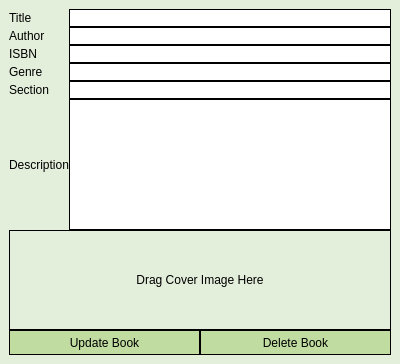
<?xml version="1.0" encoding="UTF-8"?>
<ui version="4.0">
 <class>ModifyBookView</class>
 <widget class="QWidget" name="ModifyBookView">
  <property name="geometry">
   <rect>
    <x>0</x>
    <y>0</y>
    <width>400</width>
    <height>364</height>
   </rect>
  </property>
  <property name="windowTitle">
   <string>Form</string>
  </property>
  <property name="styleSheet">
   <string notr="true">#ModifyBookView{
background-color: rgb(227, 238, 219);
}

QLabel{
	color: rgb(0, 0, 0);
	font: 700 9pt &quot;Segoe UI&quot;;
}

QLineEdit{
	font: 9pt &quot;Segoe UI&quot;;
	background-color: rgb(255, 255, 255);
	border: 1px solid;
	color: rgb(0, 0, 0);
}

QPushButton{
	border: 1px solid;
	color: rgb(0, 0, 0);
	font: 700 9pt &quot;Segoe UI&quot;;
	background-color: rgb(192, 220, 161);
}

QTextEdit{
	font: 9pt &quot;Segoe UI&quot;;
	background-color: rgb(255, 255, 255);
	border: 1px solid;
	color: rgb(0, 0, 0);
}</string>
  </property>
  <layout class="QVBoxLayout" name="verticalLayout_2">
   <property name="leftMargin">
    <number>9</number>
   </property>
   <property name="topMargin">
    <number>9</number>
   </property>
   <property name="rightMargin">
    <number>9</number>
   </property>
   <property name="bottomMargin">
    <number>9</number>
   </property>
   <item>
    <layout class="QVBoxLayout" name="viewBackground" stretch="2">
     <property name="spacing">
      <number>0</number>
     </property>
     <item>
      <layout class="QVBoxLayout" name="bookInfoLayout">
       <item>
        <layout class="QGridLayout" name="inputsLayout">
         <item row="2" column="1">
          <widget class="QLineEdit" name="isbnLineEdit"/>
         </item>
         <item row="5" column="0">
          <widget class="QLabel" name="descriptionLabel">
           <property name="text">
            <string>Description</string>
           </property>
          </widget>
         </item>
         <item row="3" column="1">
          <widget class="QLineEdit" name="genreLineEdit"/>
         </item>
         <item row="0" column="0">
          <widget class="QLabel" name="titleLabel">
           <property name="text">
            <string>Title</string>
           </property>
          </widget>
         </item>
         <item row="1" column="0">
          <widget class="QLabel" name="authorLabel">
           <property name="text">
            <string>Author</string>
           </property>
          </widget>
         </item>
         <item row="2" column="0">
          <widget class="QLabel" name="isbnLabel">
           <property name="text">
            <string>ISBN</string>
           </property>
          </widget>
         </item>
         <item row="5" column="1">
          <widget class="QTextEdit" name="descriptionTextEdit"/>
         </item>
         <item row="0" column="1">
          <widget class="QLineEdit" name="titleLineEdit"/>
         </item>
         <item row="1" column="1">
          <widget class="QLineEdit" name="authorLineEdit"/>
         </item>
         <item row="4" column="0">
          <widget class="QLabel" name="sectionLabel">
           <property name="text">
            <string>Section</string>
           </property>
          </widget>
         </item>
         <item row="3" column="0">
          <widget class="QLabel" name="genreLabel">
           <property name="text">
            <string>Genre</string>
           </property>
          </widget>
         </item>
         <item row="4" column="1">
          <widget class="QLineEdit" name="sectionLineEdit"/>
         </item>
        </layout>
       </item>
       <item>
        <widget class="QLabel" name="coverPreviewLabel">
         <property name="minimumSize">
          <size>
           <width>0</width>
           <height>100</height>
          </size>
         </property>
         <property name="acceptDrops">
          <bool>true</bool>
         </property>
         <property name="frameShape">
          <enum>QFrame::Shape::Box</enum>
         </property>
         <property name="frameShadow">
          <enum>QFrame::Shadow::Plain</enum>
         </property>
         <property name="text">
          <string>Drag Cover Image Here</string>
         </property>
         <property name="alignment">
          <set>Qt::AlignmentFlag::AlignCenter</set>
         </property>
        </widget>
       </item>
       <item>
        <layout class="QHBoxLayout" name="buttonLayout">
         <item>
          <widget class="QPushButton" name="updateButton">
           <property name="minimumSize">
            <size>
             <width>0</width>
             <height>25</height>
            </size>
           </property>
           <property name="text">
            <string>Update Book</string>
           </property>
          </widget>
         </item>
         <item>
          <widget class="QPushButton" name="deleteButton">
           <property name="minimumSize">
            <size>
             <width>0</width>
             <height>25</height>
            </size>
           </property>
           <property name="text">
            <string>Delete Book</string>
           </property>
          </widget>
         </item>
        </layout>
       </item>
      </layout>
     </item>
    </layout>
   </item>
  </layout>
 </widget>
 <resources/>
 <connections/>
</ui>
